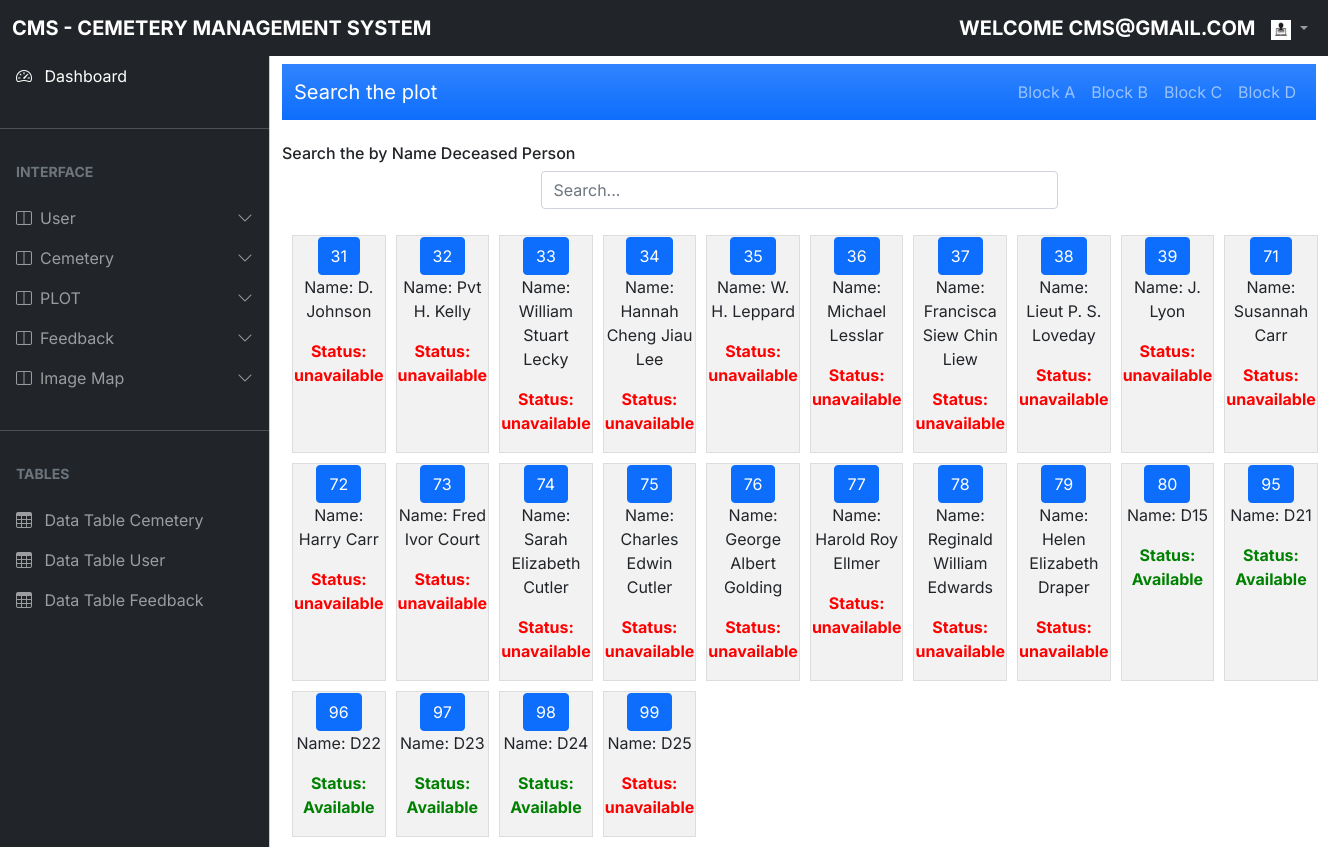
Screenshot of /php/PLOT-D.php (signed in) with the database file from the repository.
### tables this page shows
CREATE TABLE `user_profile` (
  `user_id` int(10) NOT NULL,
  `Image` varchar(255) NOT NULL,
  `First_name` varchar(100) NOT NULL,
  `Last_name` varchar(100) NOT NULL,
  `Gender` varchar(100) NOT NULL,
  `Email` varchar(100) NOT NULL,
  `Password` varchar(100) NOT NULL,
  `Phone_Number` int(100) NOT NULL,
  `Home_Address` varchar(250) NOT NULL,
  `otp` varchar(5) NOT NULL,
  `status` varchar(255) NOT NULL,
  `resettoken` int(50) NOT NULL,
  `resettokenexp` datetime(6) NOT NULL,
  `user_type` varchar(100) NOT NULL
);

CREATE TABLE `cemeteryrecord` (
  `Grave_ID` int(50) NOT NULL,
  `Image` varchar(255) NOT NULL,
  `Image2` varchar(255) NOT NULL,
  `Name_Deceased` varchar(100) NOT NULL,
  `Years_of_Born` date NOT NULL,
  `Years_of_Died` date NOT NULL,
  `Location` varchar(100) NOT NULL,
  `Years_Buried` varchar(100) NOT NULL,
  `Area_id` int(100) NOT NULL
);

CREATE TABLE `area` (
  `Area_id` int(100) NOT NULL,
  `Block_id` varchar(100) DEFAULT NULL,
  `Status` varchar(100) DEFAULT NULL,
  `unit` varchar(100) NOT NULL
);

### php/PLOT-D.php (the view, shortened to what this page needs)
  <?php
include_once("access_control.php");
 $Email = $_SESSION["Email"];
 $image_path = $_SESSION["Image"];
    try {
    $sqlUserProfile = "SELECT `user_id`, `Image`, `First_name`, `Last_name`, `Gender`, `Email`, `Password`, `Phone_Number`, `Home_Address`, `otp`, `status`, `resettoken`, `resettokenexp`, `user_type` FROM `user_profile`";
    $stmtUserProfile = $conn->prepare($sqlUserProfile);
    $stmtUserProfile->execute();
    $rowsUserProfile = $stmtUserProfile->fetchAll();
    $image_path = '';
if (!empty($rowsUserProfile)) {
    $image_path = $rowsUserProfile[0]['Image'];
}
} catch (PDOException $e) {
    echo $sqlUserProfile . "<br>" . $e->getMessage();
}
?>
<!DOCTYPE html>
<html lang="en">
  <head>
    <link rel="stylesheet" href="css/bootstrap.min.css" />
    <link
      rel="stylesheet"
      href="https://cdn.jsdelivr.net/npm/bootstrap-icons@1.4.1/font/bootstrap-icons.css"
    />
    <link rel="stylesheet" href="css/dataTables.bootstrap5.min.css" />
    <link rel="stylesheet" href="css/style.css" />
  </head>
 <body>
    <nav class="navbar navbar-expand-lg navbar-dark bg-dark fixed-top">
      <div class="container-fluid">
        <a
          class="navbar-brand me-auto ms-lg-0 ms-3 text-uppercase fw-bold"
          href="Dashboard_Admin.php"
          >CMS - Cemetery Management System</a
        >
        <div class="collapse navbar-collapse" id="topNavBar">
          <ul class="navbar-nav">
        <a
          class="navbar-brand me-auto ms-lg-0 ms-3 text-uppercase fw-bold"
          href="#"
          >Welcome <?php echo $Email ?></a
        >
           <li class="nav-item dropdown">
  <a
    class="nav-link dropdown-toggle ms-2"
    href="#"
    role="button"
    data-bs-toggle="dropdown"
    aria-expanded="false"
  >
<img src="<?php echo $image_path; ?>" alt="Profile Image" width="20" height="20">  </a>
</li>
          </ul>
        </div>
      </div>
    </nav>
    <div
      class="offcanvas offcanvas-start sidebar-nav bg-dark"
      tabindex="-1"
      id="sidebar"
    >
      <div class="offcanvas-body p-0">
        <nav class="navbar-dark">
          <ul class="navbar-nav">
            <li>
              <a href="Dashboard_Admin.php" class="nav-link px-3 active">
                <span class="me-2"><i class="bi bi-speedometer2"></i></span>
                <span>Dashboard</span>
              </a>
            </li>
            <li class="my-4"><hr class="dropdown-divider bg-light" /></li>
            <li>
              <div class="text-muted small fw-bold text-uppercase px-3 mb-3">
                Interface
              </div>
            </li>
            <li>
              <a
                class="nav-link px-3 sidebar-link"
                data-bs-toggle="collapse"
                href="#layouts"
              >
                <span class="me-2"><i class="bi bi-layout-split"></i></span>
                <span>User</span>
                <span class="ms-auto">
                  <span class="right-icon">
                    <i class="bi bi-chevron-down"></i>
                  </span>
                </span>
              </a>
            </li>
            <li>
              <a
                class="nav-link px-3 sidebar-link"
                data-bs-toggle="collapse"
                href="#layouts"
              >
                <span class="me-2"><i class="bi bi-layout-split"></i></span>
                <span>Cemetery</span>
                <span class="ms-auto">
                  <span class="right-icon">
                    <i class="bi bi-chevron-down"></i>
                  </span>
                </span>
              </a>
            </li>
<li>
              <a
                class="nav-link px-3 sidebar-link"
                data-bs-toggle="collapse"
                href="#layouts"
              >
                <span class="me-2"><i class="bi bi-layout-split"></i></span>
                <span>PLOT</span>
                <span class="ms-auto">
                  <span class="right-icon">
                    <i class="bi bi-chevron-down"></i>
                  </span>
                </span>
              </a>
            </li>
<li>
              <a
                class="nav-link px-3 sidebar-link"
                data-bs-toggle="collapse"
                href="#layouts"
              >
                <span class="me-2"><i class="bi bi-layout-split"></i></span>
                <span>Feedback</span>
                <span class="ms-auto">
                  <span class="right-icon">
                    <i class="bi bi-chevron-down"></i>
                  </span>
                </span>
              </a>
            </li>
<li>
              <a
                class="nav-link px-3 sidebar-link"
                data-bs-toggle="collapse"
                href="#layouts"
              >
                <span class="me-2"><i class="bi bi-layout-split"></i></span>
                <span>Image Map</span>
                <span class="ms-auto">
                  <span class="right-icon">
                    <i class="bi bi-chevron-down"></i>
                  </span>
                </span>
              </a>
            </li>
            <li class="my-4"><hr class="dropdown-divider bg-light" /></li>
            <li>
              <div class="text-muted small fw-bold text-uppercase px-3 mb-3">
               Tables
              </div>
            </li>
            <li>
              <a href="DataTableCemetery_A.php" class="nav-link px-3">
                <span class="me-2"><i class="bi bi-table"></i></span>
                <span>Data Table Cemetery</span>
              </a>
            </li>
            <li>
              <a href="DataTableUser_A.php" class="nav-link px-3">
                <span class="me-2"><i class="bi bi-table"></i></span>
                <span>Data Table User </span>
              </a>
            </li>
            <li>
              <a href="DataTableContactForm.php" class="nav-link px-3">
                <span class="me-2"><i class="bi bi-table"></i></span>
                <span>Data Table Feedback</span>
              </a>
            </li>
          </ul>
        </nav>
      </div>
    </div>
<main class="mt-5 pt-3">
  <div class="container">
     <nav class="navbar navbar-expand-lg navbar-dark bg-primary bg-gradient" id="topNavBar">
  <div class="container">
    <a class="navbar-brand" href="">
      Search the plot
    </a>
    <div class="collapse navbar-collapse" id="navbarNav">
      <ul class="navbar-nav ms-auto">
        <li class="nav-item">
         <a class="nav-link" href="PLOT-A.php">Block A</a>
        </li>
        <li class="nav-item">
          <a class="nav-link" href="PLOT-B.php">Block B</a>
        </li>
        <li class="nav-item">
          <a class="nav-link" href="PLOT-C.php">Block C</a>
        </li>
        <li class="nav-item">
          <a class="nav-link" href="PLOT-D.php">Block D</a>
        </li>
      </ul>
    </div>
  </div>
</nav>
<br>
  <h6> Search the by Name Deceased Person</h6>
    <div class="mb-3 d-flex justify-content-center">
  <div class="col-md-6">
    <input type="text" id="searchBox" class="form-control" placeholder="Search...">
  </div>
</div>
    <div class="grid-container" id="grid-container">
      <?php
     $servername = "localhost";
$username = "root";
$password = "";
$dbname = "jiajunco_cmd_db2";
      try {
        $conn = new PDO("mysql:host=$servername;dbname=$dbname", $username, $password);
        $conn->setAttribute(PDO::ATTR_ERRMODE, PDO::ERRMODE_EXCEPTION);
$sqlCemeteryRecord = "SELECT cr.`Grave_ID`, cr.`Image`, cr.`Image2`, cr.`Name_Deceased`, cr.`Years_of_Born`, cr.`Years_of_Died`, cr.`Location`, cr.`Years_Buried`, a.`unit`, a.`Status`
FROM `cemeteryrecord` as cr
INNER JOIN `Area` as a ON cr.`Area_id` = a.`Area_id`
WHERE a.`Block_id` = 4";
        $result = $conn->query($sqlCemeteryRecord);
        if ($result->rowCount() > 0) {
while ($row = $result->fetch(PDO::FETCH_ASSOC)) {
  $id = $row["Grave_ID"];
  $status = $row["Status"];
  $nameDeceased = $row["Name_Deceased"];
  echo '<div class="grid-item">';
  echo '<a href="TestGraveDetails.php?cmid=' . $id . '" class="btn btn-primary" style="text-decoration: none;">' . $id . '</a>';
  echo '<p>Name: ' . $nameDeceased . '</p>';
  echo '<p><strong style="color: ' . ($status == 'Available' ? 'green' : 'red') . ';">Status: ' . $status . '</strong></p>';
  echo '</div>';
}
        } else {
          echo "No results found.";
        }
      } catch (PDOException $e) {
        echo "Connection failed: " . $e->getMessage();
      }
      echo '</div>';
      ?>
    </div>
</main>
</body>
</html>

### php/PLOT-D.php (style rules this page uses)
.grid-container { display: grid; grid-template-columns: repeat(10, 1fr); gap: 10px; padding: 10px; }
.grid-item { background-color: #f2f2f2; border: 1px solid #ddd; padding: 1px; font-size: 16px; text-align: center; }

### rows the page displays
user_profile: Image (picture)
cemeteryrecord: Grave_ID "31", Name_Deceased "D. Johnson", Area.Status "unavailable"
cemeteryrecord: Grave_ID "32", Name_Deceased "Pvt H. Kelly", Area.Status "unavailable"
cemeteryrecord: Grave_ID "33", Name_Deceased "William Stuart Lecky", Area.Status "unavailable"
cemeteryrecord: Grave_ID "34", Name_Deceased "Hannah Cheng Jiau Lee", Area.Status "unavailable"
cemeteryrecord: Grave_ID "35", Name_Deceased "W. H. Leppard", Area.Status "unavailable"
cemeteryrecord: Grave_ID "36", Name_Deceased "Michael Lesslar", Area.Status "unavailable"
cemeteryrecord: Grave_ID "37", Name_Deceased "Francisca Siew Chin Liew", Area.Status "unavailable"
cemeteryrecord: Grave_ID "38", Name_Deceased "Lieut P. S. Loveday", Area.Status "unavailable"
cemeteryrecord: Grave_ID "39", Name_Deceased "J. Lyon", Area.Status "unavailable"
cemeteryrecord: Grave_ID "71", Name_Deceased "Susannah Carr", Area.Status "unavailable"
cemeteryrecord: Grave_ID "72", Name_Deceased "Harry Carr", Area.Status "unavailable"
cemeteryrecord: Grave_ID "73", Name_Deceased "Fred Ivor Court", Area.Status "unavailable"
cemeteryrecord: Grave_ID "74", Name_Deceased "Sarah Elizabeth Cutler", Area.Status "unavailable"
cemeteryrecord: Grave_ID "75", Name_Deceased "Charles Edwin Cutler", Area.Status "unavailable"
cemeteryrecord: Grave_ID "76", Name_Deceased "George Albert Golding", Area.Status "unavailable"
cemeteryrecord: Grave_ID "77", Name_Deceased "Harold Roy Ellmer", Area.Status "unavailable"
cemeteryrecord: Grave_ID "78", Name_Deceased "Reginald William Edwards", Area.Status "unavailable"
cemeteryrecord: Grave_ID "79", Name_Deceased "Helen Elizabeth Draper", Area.Status "unavailable"
cemeteryrecord: Grave_ID "80", Name_Deceased "D15", Area.Status "Available"
cemeteryrecord: Grave_ID "95", Name_Deceased "D21", Area.Status "Available"
cemeteryrecord: Grave_ID "96", Name_Deceased "D22", Area.Status "Available"
cemeteryrecord: Grave_ID "97", Name_Deceased "D23", Area.Status "Available"
cemeteryrecord: Grave_ID "98", Name_Deceased "D24", Area.Status "Available"
cemeteryrecord: Grave_ID "99", Name_Deceased "D25", Area.Status "unavailable"

### other values shown
$Email "CMS@GMAIL.COM"
